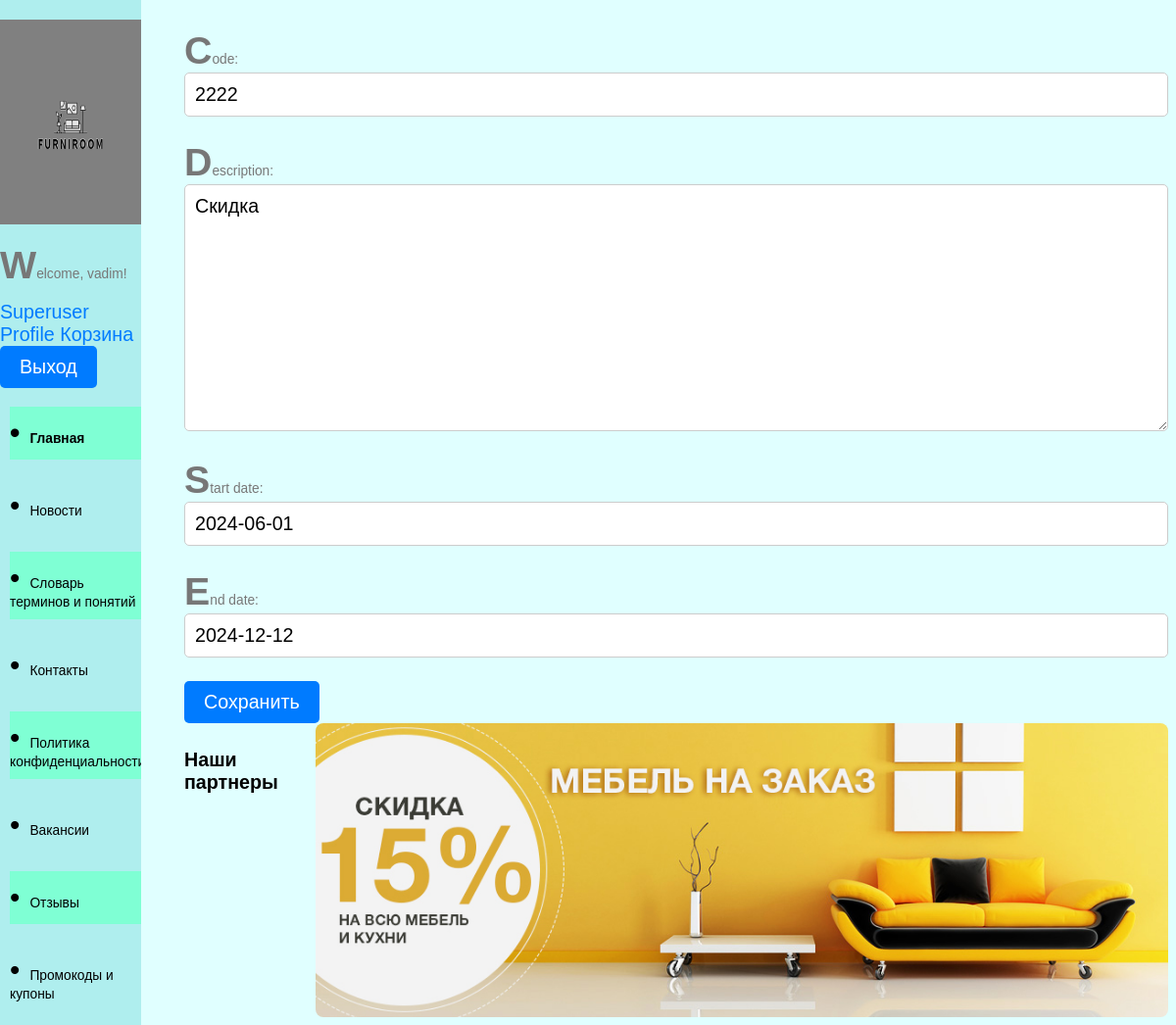
Screenshot of /promo_codes/2/edit/ (signed in) with the database file from the repository.
### furniture/models.py (models this page shows, shortened)
class PromoCode(models.Model):
    code = models.CharField(max_length=8)
    description = models.TextField()
    start_date = models.DateField()
    end_date = models.DateField()

### furniture/views.py (the view)
# urls.py: path('promo_codes/<int:pk>/edit/', promo_code_update, name='promo_code_update'),
@user_passes_test(lambda u: u.is_superuser)
@login_required
def promo_code_update(request, pk):
    promo_code = get_object_or_404(PromoCode, pk=pk)
    if request.method == 'POST':
        form = PromoCodeForm(request.POST, instance=promo_code)
        if form.is_valid():
            form.save()
            return redirect('promo_codes_list')
    else:
        form = PromoCodeForm(instance=promo_code)
    return render(request, 'promo_code_form.html', {'form': form})

### furniture/forms.py
class PromoCodeForm(forms.ModelForm):
    class Meta:
        model = PromoCode
        fields = ['code', 'description', 'start_date', 'end_date']

### furniture/templates/promo_code_form.html (shortened to what this page needs)
{% extends 'base.html' %}
{% block content %}
    <form method="post">
        {{ form.as_p }}
        <button type="submit">Сохранить</button>
    </form>
{% endblock %}

### furniture/templates/base.html (shortened to what this page needs)
<!DOCTYPE html>
<html lang="en">
<head>
    {% load static %}
    <link rel="stylesheet" href="{%static 'furniture/style.css' %}">
</head>
<body>
    <header>
<div class="container">
    <div class="sidebar">
            <img src="{% static 'images/logo.png' %}" alt="Logo">
            {% if user.is_authenticated %}
            <p>Welcome, {{ user.username }}!</p>
            {% if user.is_superuser %}
                    <a href="{% url 'superuser_profile' %}">Superuser Profile</a>
            {% elif user.is_staff %}
                    <a href="{% url 'employee_profile' %}">Employee Profile</a>
            {% else %}
                    <a href="{% url 'client_profile' %}">Profile</a>
            {% endif %}
            <a href="/cart/">Корзина</a>
            <form action="{% url 'logout' %}" method="post">
                <button type="submit">Выход</button>
            </form>
        {% else %}
            <a href="{% url 'login' %}">Login</a>
            <a href="{% url 'signup' %}">Sign Up</a>
        {% endif %}
            <ul class="sidebar-nav">
                <li><a href="{% url 'home' %}">Главная</a></li>
                <li><a href="/news/">Новости</a></li>
                <li><a href="/dictionary/">Словарь терминов и понятий</a></li>
                <li><a href="/contacts/">Контакты</a></li>
                <li><a href="/privacy_policy/">Политика конфиденциальности</a></li>
                <li><a href="/vacancies/">Вакансии</a></li>
                <li><a href="/reviews/">Отзывы</a></li>
                <li><a href="/promo_codes_list/">Промокоды и купоны</a></li>
            </ul>
    </div>
</div>
</header>
    <main>
        {% block content %}{% endblock %}
    </main>
    <footer>
    <div class="footer-content">
        <div class="partners">
            <h4>Наши партнеры</h4>
        </div>
        <img src="{% static 'images/banner1.jpg' %}" alt="Banner" width="600" height="300" class="footer-banner">
    </div>
</footer>
</body>
</html>

### furniture/static/furniture/style.css (style rules this page uses)
.container { display: flex; }
.sidebar { position: fixed; top: 0; left: 0; width: 12%; height: 100%; background-color: #AFEEEE; overflow-y: auto; z-index: 1000; padding-top: 20px; }
.sidebar-nav { list-style-type: none; padding: 0; }
.sidebar img { width: 100%; height: 20%; }
.sidebar-nav li { margin-left: 7%; padding: 10px 0; }
.sidebar-nav li a, a { text-decoration: none; color: black; }
main { padding-left: 180px; }
body { background-color: #E0FFFF; }
footer { padding-left: 180px; }
.footer-content { display: flex; justify-content: space-between; align-items: flex-start; }
.partners { display: flex; flex-wrap: wrap; gap: 20px; flex-grow: 1; }
ul { list-style-type: none; }
li::before { content: "\2022"; color: black; font-size: 1.5rem; margin-right: 10px; }
p { font-size: 0.7rem; color: #777; }
body { font-family: 'Arial', sans-serif; }
ul { list-style-type: none; padding: 0; }
li { margin-bottom: 20px; font-family: 'Verdana', sans-serif; font-size: 0.7rem; color: #555; }
form { font-family: 'Arial', sans-serif; font-size: 1rem; }
input[type="text"], textarea { font-family: 'Arial', sans-serif; font-size: 1rem; padding: 10px; border: 1px solid #ccc; border-radius: 5px; width: 100%; margin-bottom: 10px; box-sizing: border-box; }
button { font-family: 'Verdana', sans-serif; font-size: 1rem; padding: 10px 20px; background-color: #007bff; color: white; border: none; border-radius: 5px; cursor: pointer; }
a { color: #007bff; text-decoration: none; }
:root { --hue: 223; --bg: hsl(var(--hue),90%,90%); --fg: hsl(var(--hue),90%,10%); --primary: hsl(var(--hue),90%,55%); --red: hsl(3,90%,50%); --orange: hsl(33,90%,50%); --green: hsl(153,90%,30%); --purple: hsl(273,90%,50%); --magenta: hsl(303,90%,50%); --trans-dur: 0.3s; font-size: calc(16px + (20 - 16) * (100vw - 320px) / (1280 - 320)); }
p::first-letter { font-size: 2rem; font-weight: bold; }
li:first-child { font-weight: bold; }
li:nth-child(odd) { background-color: #7FFFD4; }
.footer-banner { width: 100%; height: 300px; object-fit: cover; border-radius: 8px; }

### rows the page displays
PromoCode: code "2222", description "Скидка", start_date "2024-06-01", end_date "2024-12-12"

### other values shown
{{ user.username }} "vadim"
